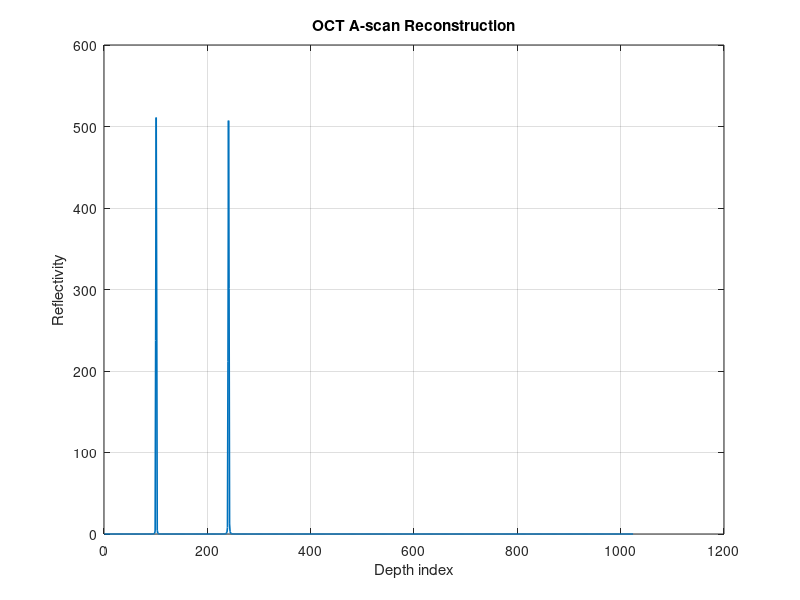

Here is the MATLAB script that generated this plot:

% EXP11 - OCT A-scan by FFT

clc;
clear;
close all;

% Define wavenumber grid
k = linspace(0, 2*pi*1e6, 2048);

% Define reflector depths
depths = [50e-6 120e-6];

% Generate spectral interferogram
S = zeros(size(k));

for d = depths
    S = S + cos(2*k*d);
end

% Apply Hann window using Base MATLAB
N = numel(S);
w = 0.5*(1-cos(2*pi*(0:N-1)/(N-1)));

S = S.*w;

% Perform Fourier Transform
Ascan = abs(fft(S));
Ascan = Ascan(1:end/2);

% Plot OCT A-scan
figure;
plot(Ascan, 'LineWidth', 1.2);

xlabel('Depth index');
ylabel('Reflectivity');

title('OCT A-scan Reconstruction');
grid on;
